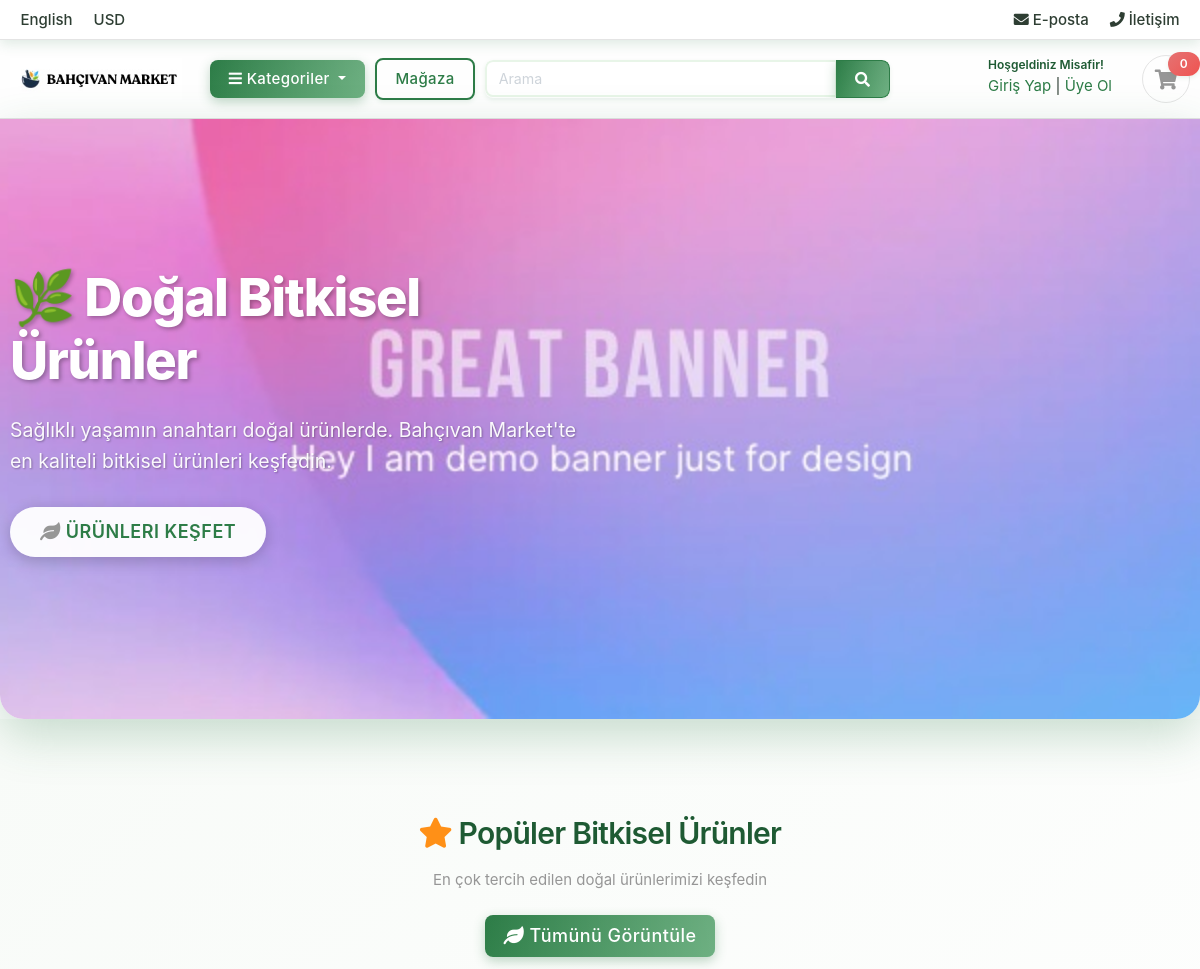
Before: / (upper part) with the older database file.
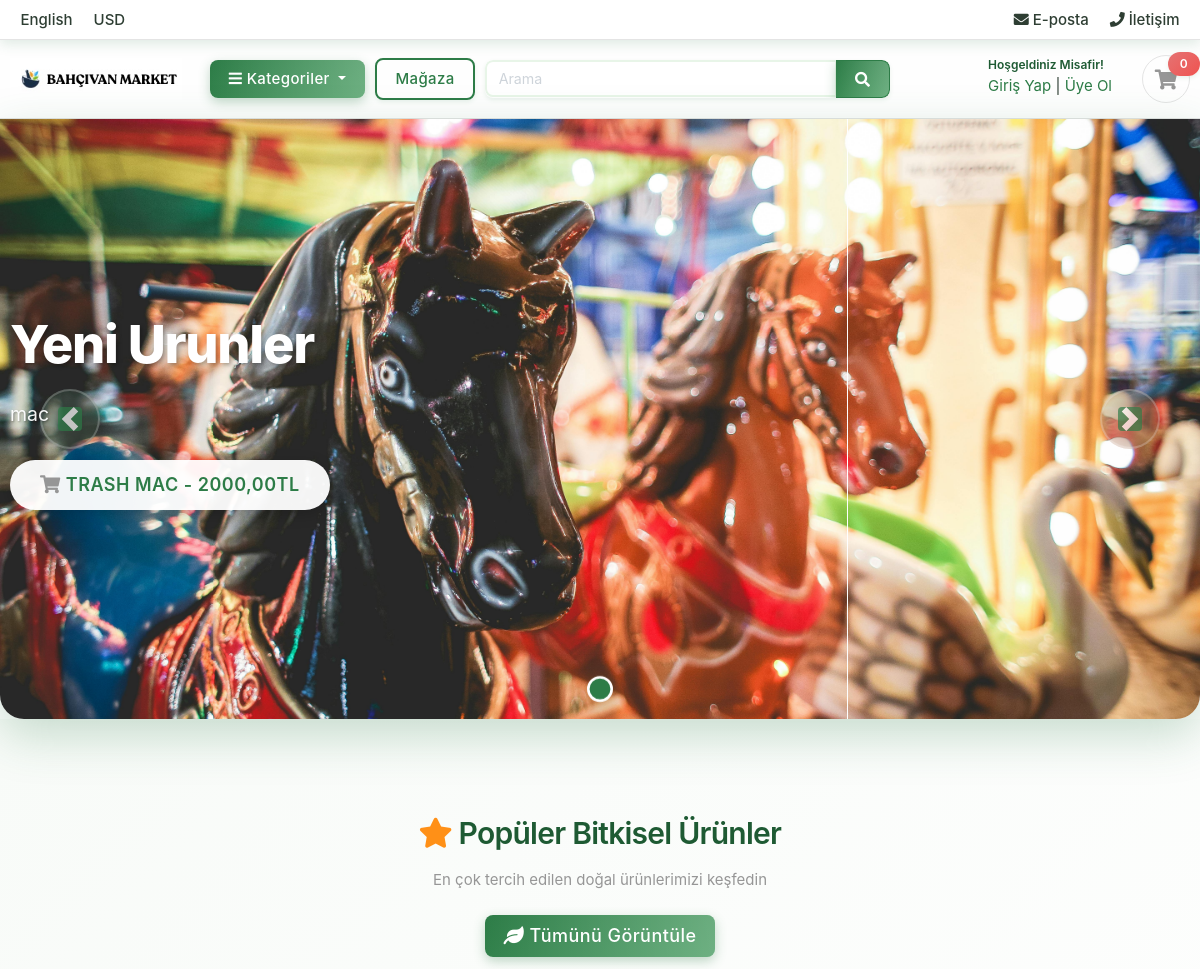
After: the same page with the newer database file.
### store/models.py (models this page shows, shortened)
class Banner(models.Model):
    title = models.CharField(max_length=200, blank=True)
    image = models.ImageField(upload_to='photos/banners')
    link_type = models.CharField(
        max_length=20,
        choices=[
            ('category', 'Category'),
            ('product', 'Product'),
            ('url', 'Custom URL')
        ],
        default='url'
    )
    category = models.ForeignKey(Category, on_delete=models.CASCADE, blank=True, null=True)
    product = models.ForeignKey(Product, on_delete=models.CASCADE, blank=True, null=True)
    custom_url = models.URLField(blank=True)
    is_active = models.BooleanField(default=True)
    order = models.PositiveIntegerField(default=0)
    created_at = models.DateTimeField(auto_now_add=True)
    updated_at = models.DateTimeField(auto_now=True)
    class Meta:
        ordering = ['order', '-created_at']
        verbose_name = 'Banner'
        verbose_name_plural = 'Banners'
    def get_link_url(self):
        if self.link_type == 'category' and self.category:
            return self.category.get_url()
        elif self.link_type == 'product' and self.product:
            return self.product.get_url()
        elif self.link_type == 'url' and self.custom_url:
            return self.custom_url
        return '#'

class Product(models.Model):
    product_name = models.CharField(max_length=200, unique=True)
    slug = models.SlugField(max_length=200, unique=True)
    product_description = models.TextField(max_length=500, blank=True)
    price = models.DecimalField(max_digits=6, decimal_places=2)
    image = models.ImageField(upload_to='photos/product')
    stock  = models.IntegerField()
    low_stock_threshold = models.IntegerField(default=5)
    is_avalible = models.BooleanField(default=True)
    category = models.ForeignKey(Category, on_delete=models.CASCADE)
    created_date  = models.DateTimeField(auto_now_add=True)
    modified_date = models.DateTimeField(auto_now = True)
    def get_url(self):
        return reverse('product_detail',args=[self.category.slug,self.slug])

### greatkart/views.py (the view)
# urls.py: 2. Add a URL to urlpatterns:  path('', views.home, name='home')
def home(request):
    products = Product.objects.all().filter(is_avalible = True)
    banners = Banner.objects.filter(is_active=True).order_by('order', '-created_at')
    context = {
        'products' : products,
        'banners': banners,
    }
    return render(request,'home.html',context)

### carts/context_processors.py (called while the page is built)
def counter(request):
    cart_count = 0
    if 'admin' in request.path:
        return {}
    else:
        try:
            cart = Cart.objects.filter(cart_id = _cart_id(request))
            if request.user.is_authenticated:
                cart_items = CartItem.objects.all().filter(user= request.user)
            else:
                cart_items = CartItem.objects.all().filter(cart=cart[:1])
            for cart_item in cart_items:
                cart_count += cart_item.quantity
        except Cart.DoesNotExist:
            cart_count = 0
    return dict(cart_count=cart_count)

### carts/views.py (called while the page is built)
def _cart_id(request):
    cart = request.session.session_key
    if not cart:
        cart = request.session.create()
    return cart

### category/context_processors.py (called while the page is built)
def menu_links(request):
    links = Category.objects.all()
    return dict(links=links)

### category/models.py (called while the page is built)
    def get_url(self):
        return reverse('products_by_category',args = [self.slug ])

### templates/home.html (shortened to what the changed rows need)
{% extends 'base.html'%}
{% load static %}
{% block content%}
<section class="hero-banner">
<div class="container-fluid p-0">
    <div id="heroBannerCarousel" class="carousel slide" data-ride="carousel" data-interval="5000">
        {% if banners %}
        <ol class="carousel-indicators">
            {% for banner in banners %}
            <li data-target="#heroBannerCarousel" data-slide-to="{{ forloop.counter0 }}" {% if forloop.first %}class="active"{% endif %}></li>
            {% endfor %}
        </ol>
        <div class="carousel-inner">
            {% for banner in banners %}
            <div class="carousel-item {% if forloop.first %}active{% endif %}">
                <a href="{{ banner.get_link_url }}" class="banner-link">
                    <div class="banner-slide" style="background: url('{{ banner.image.url }}') center/cover;">
                        <div class="banner-content">
                            <div class="container">
                                <div class="row align-items-center" style="min-height: 600px;">
                                    <div class="col-lg-6">
                                        {% if banner.title %}
                                        <h1 class="banner-title">{{ banner.title }}</h1>
                                        {% endif %}
                                        {% if banner.link_type == 'category' and banner.category %}
                                        <p class="banner-subtitle">{{ banner.category.description|default:"Kategorimizdeki tüm ürünleri keşfedin." }}</p>
                                        <div class="banner-buttons">
                                            <a href="{{ banner.get_link_url }}" class="btn btn-light btn-lg">
                                                <i class="fa fa-eye"></i> {{ banner.category.category_name }} Kategorisini Görüntüle
                                            </a>
                                        </div>
                                        {% elif banner.link_type == 'product' and banner.product %}
                                        <p class="banner-subtitle">{{ banner.product.product_description|default:"Bu ürünü hemen inceleyin!" }}</p>
                                        <div class="banner-buttons">
                                            <a href="{{ banner.get_link_url }}" class="btn btn-light btn-lg">
                                                <i class="fa fa-shopping-cart"></i> {{ banner.product.product_name }} - {{ banner.product.price }}TL
                                            </a>
                                        </div>
                                        {% else %}
                                        <div class="banner-buttons">
                                            <a href="{{ banner.get_link_url }}" class="btn btn-light btn-lg">
                                                <i class="fa fa-arrow-right"></i> Daha Fazla Bilgi
                                            </a>
                                        </div>
                                        {% endif %}
                                    </div>
                                </div>
                            </div>
                        </div>
                    </div>
                </a>
            </div>
            {% endfor %}
        </div>
        <a class="carousel-control-prev" href="#heroBannerCarousel" role="button" data-slide="prev">
            <span class="carousel-control-prev-icon" aria-hidden="true"></span>
        </a>
        <a class="carousel-control-next" href="#heroBannerCarousel" role="button" data-slide="next">
            <span class="carousel-control-next-icon" aria-hidden="true"></span>
        </a>
        {% else %}
        <div class="carousel-inner">
            <div class="carousel-item active">
                <div class="banner-slide" style="background: url('{% static 'images/banners/1.jpg' %}') center/cover;">
                    <div class="banner-content">
                        <div class="container">
                            <div class="row align-items-center" style="min-height: 600px;">
                                <div class="col-lg-6">
                                    <h1 class="banner-title">🌿 Doğal Bitkisel Ürünler</h1>
                                    <p class="banner-subtitle">Sağlıklı yaşamın anahtarı doğal ürünlerde. Bahçıvan Market'te en kaliteli bitkisel ürünleri keşfedin.</p>
                                    <div class="banner-buttons">
                                        <a href="{% url 'store' %}" class="btn btn-light btn-lg me-3">
                                            <i class="fa fa-leaf"></i> Ürünleri Keşfet
                                        </a>
                                    </div>
                                </div>
                            </div>
                        </div>
                    </div>
                </div>
            </div>
        </div>
        {% endif %}
    </div>
</div>
</section>
<section id="featured-products" class="section-name padding-y-lg" style="background: linear-gradient(135deg, #f8fbf8, #ffffff);">
<div class="container">
<header class="section-heading text-center mb-5">
	<h2 class="section-title" style="color: #2d7c47; font-weight: 700; margin-bottom: 1rem;">
		<i class="fa fa-star text-warning"></i> Popüler Bitkisel Ürünler
	</h2>
</header>
</div>
</section>
</body>
</html>
{% endblock %}

Changed rows visible on the page:
added Banner: image (picture), title "Yeni Urunler", product.product_description "mac", product.product_name "TRASH MAC", product.price "2000,00"
Other visible differences:
text no longer shown: "🌿 Doğal Bitkisel Ürünler Sağlıklı yaşamın anahtarı doğal ürünlerde. Bahçıvan Market'te en kaliteli bitkisel ürünleri keşfedin. ÜRÜNLERI KEŞFET"
